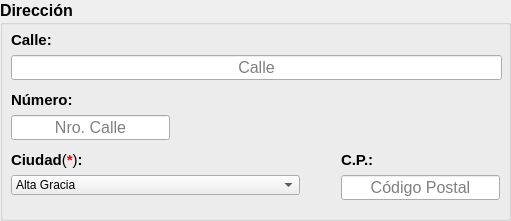
    <widget class="QGroupBox" name="groupBox_direccion">
     <property name="geometry">
      <rect>
       <x>620</x>
       <y>40</y>
       <width>511</width>
       <height>221</height>
      </rect>
     </property>
     <property name="minimumSize">
      <size>
       <width>511</width>
       <height>191</height>
      </size>
     </property>
     <property name="maximumSize">
      <size>
       <width>511</width>
       <height>250</height>
      </size>
     </property>
     <property name="font">
      <font>
       <pointsize>12</pointsize>
       <weight>75</weight>
       <bold>true</bold>
      </font>
     </property>
     <property name="autoFillBackground">
      <bool>false</bool>
     </property>
     <property name="title">
      <string>Dirección</string>
     </property>
     <widget class="QLabel" name="label_ciudad">
      <property name="geometry">
       <rect>
        <x>11</x>
        <y>151</y>
        <width>76</width>
        <height>18</height>
       </rect>
      </property>
      <property name="font">
       <font>
        <pointsize>11</pointsize>
        <weight>75</weight>
        <bold>true</bold>
        <underline>false</underline>
       </font>
      </property>
      <property name="text">
       <string>&lt;html&gt;&lt;head/&gt;&lt;body&gt;&lt;p&gt;Ciudad&lt;span style=&quot; font-weight:400;&quot;&gt;(&lt;/span&gt;&lt;span style=&quot; color:#ff0000;&quot;&gt;*&lt;/span&gt;&lt;span style=&quot; font-weight:400;&quot;&gt;)&lt;/span&gt;:&lt;/p&gt;&lt;/body&gt;&lt;/html&gt;</string>
      </property>
     </widget>
     <widget class="QComboBox" name="input_ciudad">
      <property name="geometry">
       <rect>
        <x>11</x>
        <y>175</y>
        <width>289</width>
        <height>20</height>
       </rect>
      </property>
      <property name="font">
       <font>
        <pointsize>9</pointsize>
        <weight>50</weight>
        <bold>false</bold>
       </font>
      </property>
      <item>
       <property name="text">
        <string>Alta Gracia</string>
       </property>
      </item>
      <item>
       <property name="text">
        <string>Capilla del Monte</string>
       </property>
      </item>
      <item>
       <property name="text">
        <string>Ciudad de Córdoba</string>
       </property>
      </item>
      <item>
       <property name="text">
        <string>Cosquin</string>
       </property>
      </item>
      <item>
       <property name="text">
        <string>Bialet Masse</string>
       </property>
      </item>
      <item>
       <property name="text">
        <string>La Calera</string>
       </property>
      </item>
      <item>
       <property name="text">
        <string>La Cumbre</string>
       </property>
      </item>
      <item>
       <property name="text">
        <string>La Falda</string>
       </property>
      </item>
      <item>
       <property name="text">
        <string>Santa Maria de Punilla</string>
       </property>
      </item>
      <item>
       <property name="text">
        <string>Tanti</string>
       </property>
      </item>
      <item>
       <property name="text">
        <string>Valle Hermoso</string>
       </property>
      </item>
      <item>
       <property name="text">
        <string>Villa Carlos Paz</string>
       </property>
      </item>
      <item>
       <property name="text">
        <string>Villa Giardino</string>
       </property>
      </item>
     </widget>
     <widget class="QLabel" name="label_calle">
      <property name="geometry">
       <rect>
        <x>11</x>
        <y>31</y>
        <width>43</width>
        <height>18</height>
       </rect>
      </property>
      <property name="font">
       <font>
        <pointsize>11</pointsize>
        <weight>75</weight>
        <bold>true</bold>
        <underline>false</underline>
       </font>
      </property>
      <property name="text">
       <string>Calle:</string>
      </property>
     </widget>
     <widget class="QLineEdit" name="input_calle">
      <property name="geometry">
       <rect>
        <x>11</x>
        <y>55</y>
        <width>491</width>
        <height>25</height>
       </rect>
      </property>
      <property name="font">
       <font>
        <pointsize>12</pointsize>
        <weight>50</weight>
        <bold>false</bold>
       </font>
      </property>
      <property name="text">
       <string/>
      </property>
      <property name="maxLength">
       <number>40</number>
      </property>
      <property name="alignment">
       <set>Qt::AlignCenter</set>
      </property>
      <property name="placeholderText">
       <string>Calle</string>
      </property>
     </widget>
     <widget class="QLineEdit" name="input_codPostal">
      <property name="geometry">
       <rect>
        <x>341</x>
        <y>175</y>
        <width>159</width>
        <height>25</height>
       </rect>
      </property>
      <property name="font">
       <font>
        <pointsize>12</pointsize>
        <weight>50</weight>
        <bold>false</bold>
       </font>
      </property>
      <property name="text">
       <string/>
      </property>
      <property name="maxLength">
       <number>5</number>
      </property>
      <property name="alignment">
       <set>Qt::AlignCenter</set>
      </property>
      <property name="placeholderText">
       <string>Código Postal</string>
      </property>
     </widget>
     <widget class="QLabel" name="label_codPostal">
      <property name="geometry">
       <rect>
        <x>341</x>
        <y>151</y>
        <width>35</width>
        <height>18</height>
       </rect>
      </property>
      <property name="font">
       <font>
        <pointsize>11</pointsize>
        <weight>75</weight>
        <bold>true</bold>
        <underline>false</underline>
       </font>
      </property>
      <property name="text">
       <string>C.P.:</string>
      </property>
     </widget>
     <widget class="QLabel" name="label_numCalle">
      <property name="geometry">
       <rect>
        <x>11</x>
        <y>91</y>
        <width>64</width>
        <height>18</height>
       </rect>
      </property>
      <property name="font">
       <font>
        <pointsize>11</pointsize>
        <weight>75</weight>
        <bold>true</bold>
        <underline>false</underline>
       </font>
      </property>
      <property name="text">
       <string>Número:</string>
      </property>
     </widget>
     <widget class="QLineEdit" name="input_numCalle">
      <property name="geometry">
       <rect>
        <x>11</x>
        <y>115</y>
        <width>159</width>
        <height>25</height>
       </rect>
      </property>
      <property name="font">
       <font>
        <pointsize>12</pointsize>
        <weight>50</weight>
        <bold>false</bold>
       </font>
      </property>
      <property name="inputMethodHints">
       <set>Qt::ImhNone</set>
      </property>
      <property name="text">
       <string/>
      </property>
      <property name="maxLength">
       <number>5</number>
      </property>
      <property name="alignment">
       <set>Qt::AlignCenter</set>
      </property>
      <property name="placeholderText">
       <string>Nro. Calle</string>
      </property>
     </widget>
    </widget>
